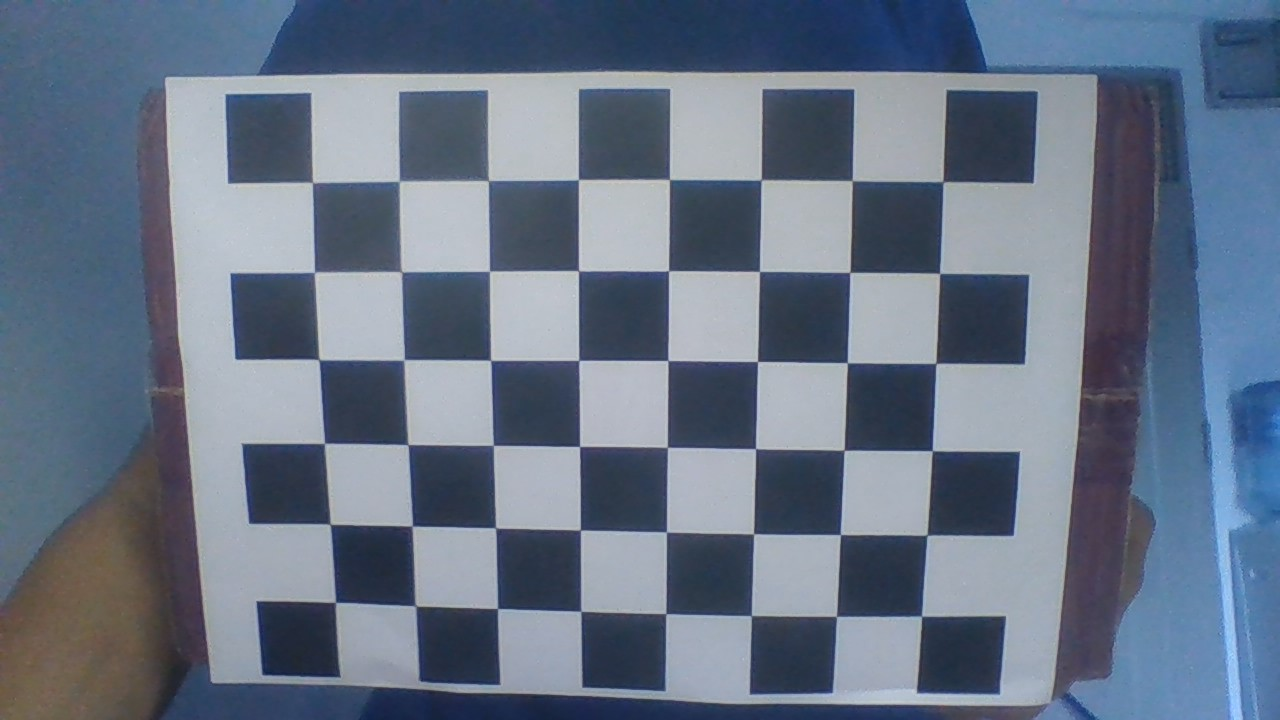
#> input picture camera calibration/image/1.jpg, 1280 x 720 px; its folder holds 5 pictures in this run
$ python src.py
#> lines starting #> are read from the running program, lines starting #| are printed output that depends on the picture; after the words box and inside, x2 and y2 are one past the last pixel; in counts of white or black regions, pixels touching at a corner belong together
import cv2
import os
import numpy as np

imageNum = 20
squareSize = 28  # 单个棋盘格大小，单位mm
boardSize = (6, 8)  # 网格内角点数
criteria = (cv2.TERM_CRITERIA_EPS + cv2.TERM_CRITERIA_MAX_ITER, 30, 0.001)
objpoints = []  # 在世界坐标系中的三维点
imgpoints = []  # 在图像平面的二维点
objp = np.zeros((6 * 8, 3), np.float32)
objp[:, :2] = np.mgrid[0:6, 0:8].T.reshape(-1, 2)
imagePath = './image'
for name in os.listdir(imagePath):
    img = cv2.imread(imagePath + '/' + name, 0)
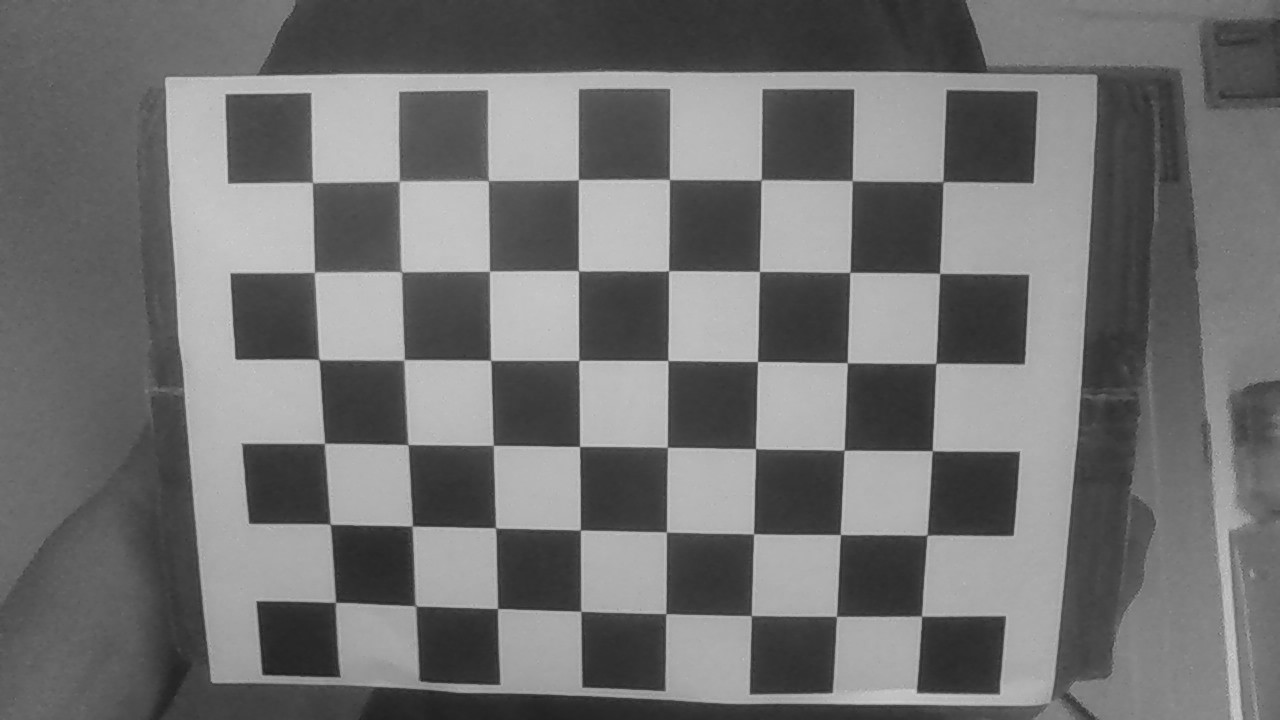
#> img: shape (720, 1280); min 29, max 207, mean 113.5
    img = cv2.resize(img, (1280, 720))
    ret, corners = cv2.findChessboardCorners(img, boardSize, None)
#> ret = True; corners = 48 rows, first 8: [335.5, 602.3], [330, 524.3], [324.5, 443.3], [318.7, 359.4], [314.6, 272.5], [312.6, 182.5], [416.5, 605.9], [412.2, 525.9]
    if ret == True:
        cv2.cornerSubPix(img, corners, (11, 11), (-1, -1), criteria)
        objpoints.append(objp)
        imgpoints.append(corners)
        cv2.drawChessboardCorners(img, boardSize, corners, ret)
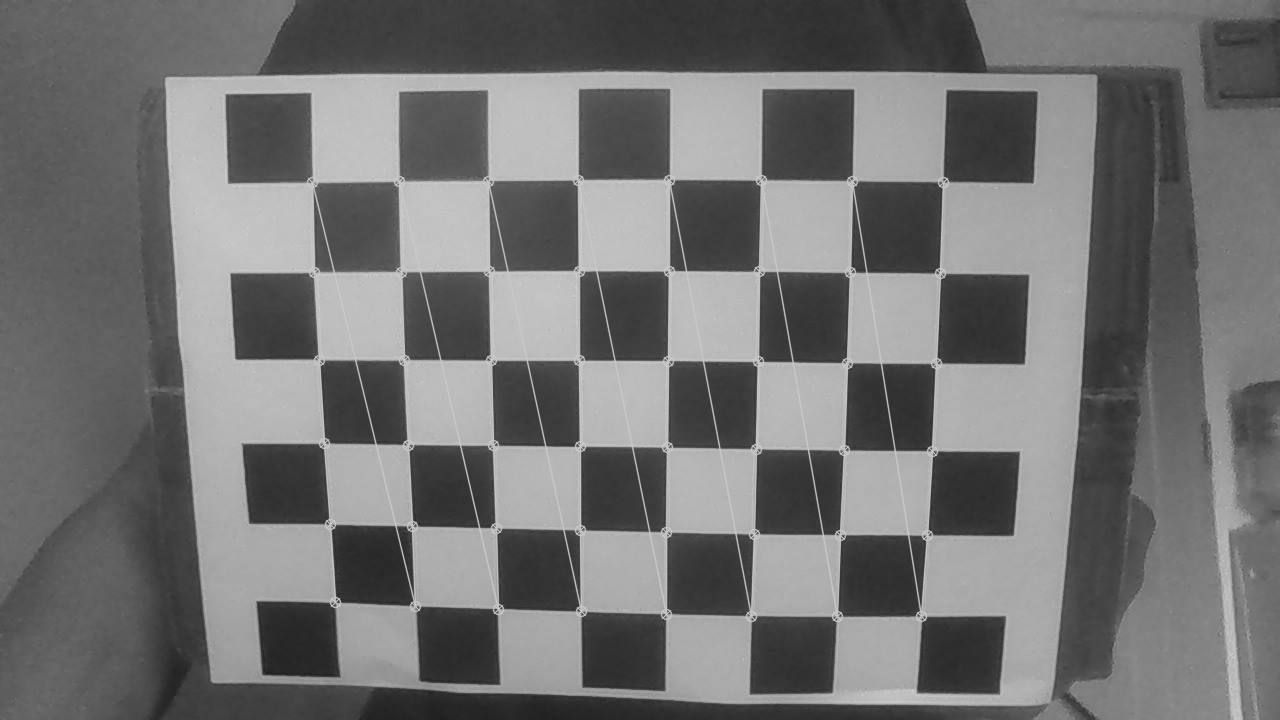
#> img: shape (720, 1280); 2.38% of pixels changed, all inside (x1, y1, x2, y2) = (306, 174, 950, 623)
#> pass 2 of the loop `for name in os.listdir(imagePath):`:
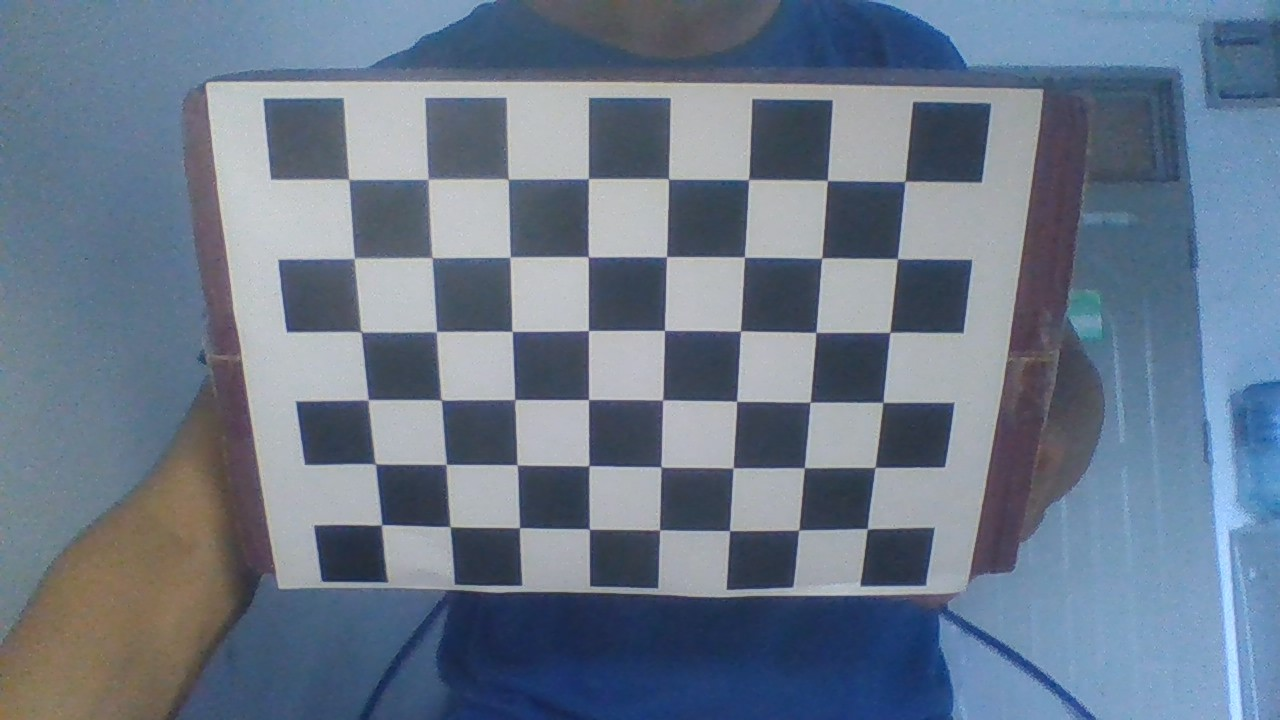
#> input picture camera calibration/image/10.jpg, 1280 x 720 px
#> `img = cv2.imread(imagePath + '/' + name, 0)`:
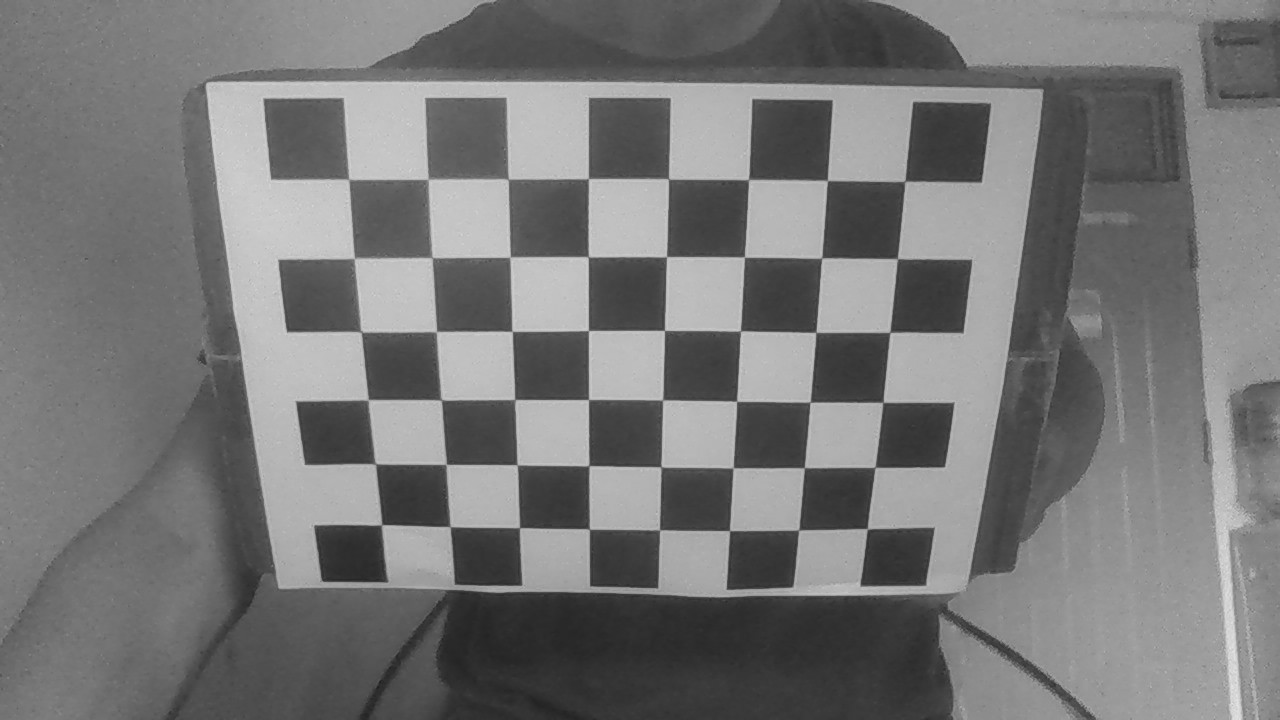
#> img: shape (720, 1280); min 30, max 230, mean 118.3
#> corners = 48 rows, first 8: [381.7, 524.7], [375.8, 463.7], [368.2, 399.6], [361.8, 332.1], [354.4, 258.6], [348.7, 179.5], [450.3, 526.8], [446.2, 464.2]
#> `cv2.drawChessboardCorners(img, boardSize, corners, ret)`:
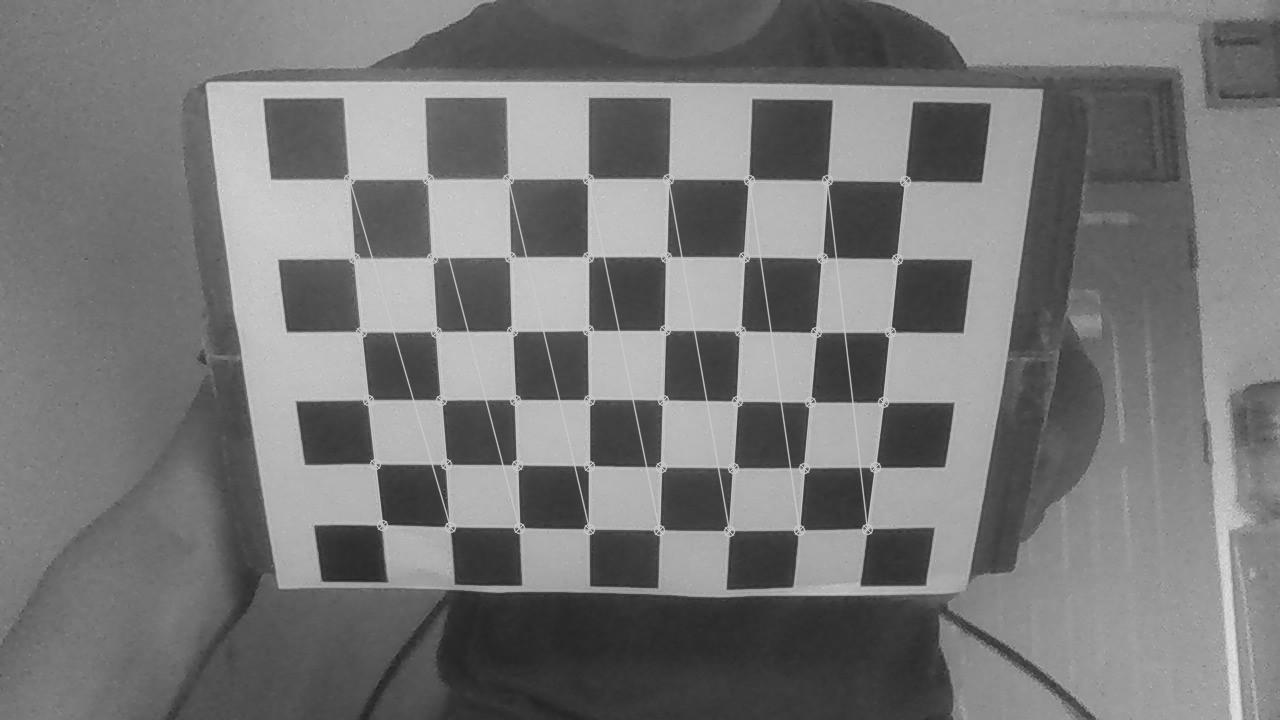
#> img: shape (720, 1280); 1.98% of pixels changed, all inside (x1, y1, x2, y2) = (343, 173, 912, 538)
#> pass 3 of the loop `for name in os.listdir(imagePath):`:
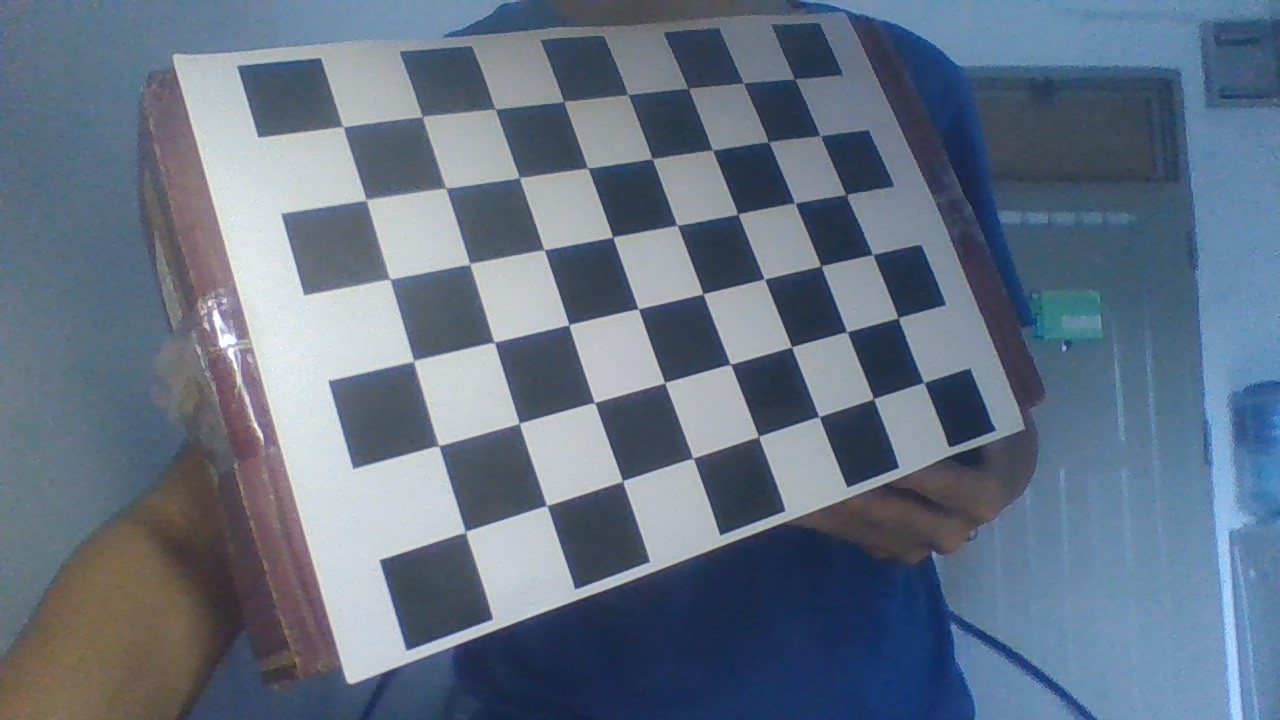
#> input picture camera calibration/image/11.jpg, 1280 x 720 px
#> `img = cv2.imread(imagePath + '/' + name, 0)`:
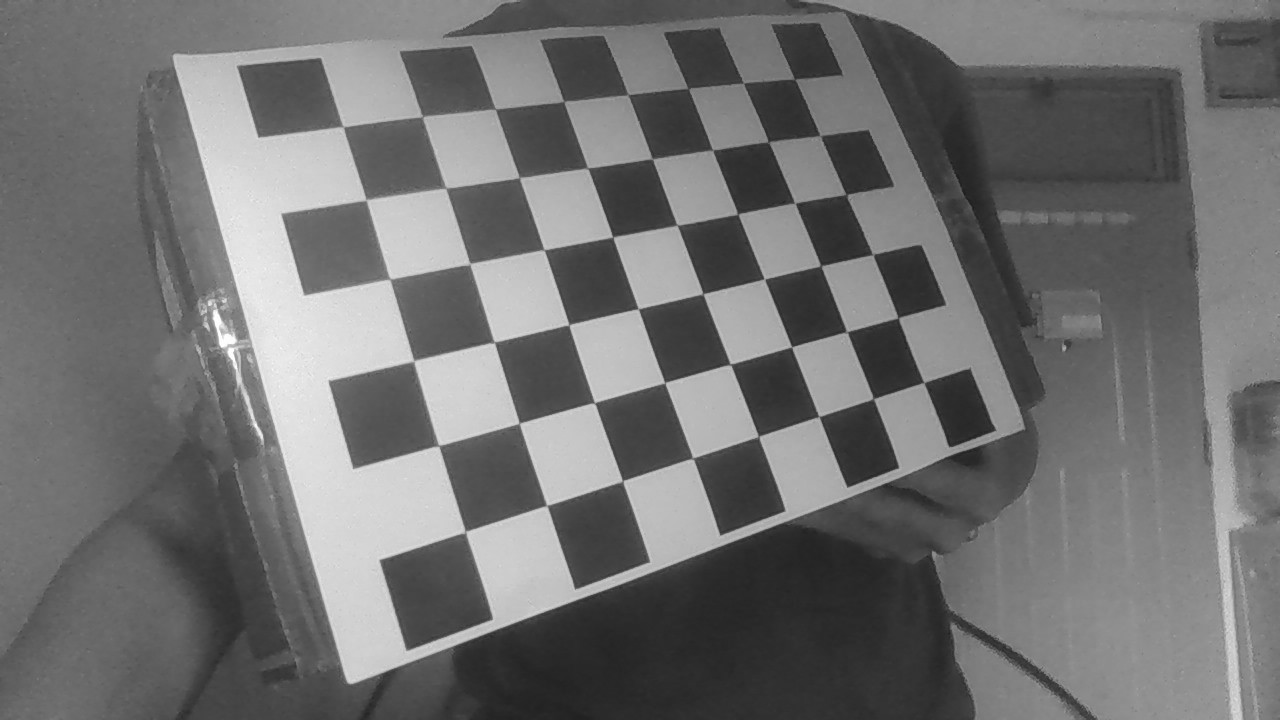
#> img: shape (720, 1280); min 27, max 255, mean 112.4
#> corners = 48 rows, first 8: [794.6, 79.44], [819.7, 135.6], [847.1, 194.7], [873.5, 254.9], [898.1, 318], [924.2, 382.8], [743.7, 83.19], [768, 142.2]
#> `cv2.drawChessboardCorners(img, boardSize, corners, ret)`:
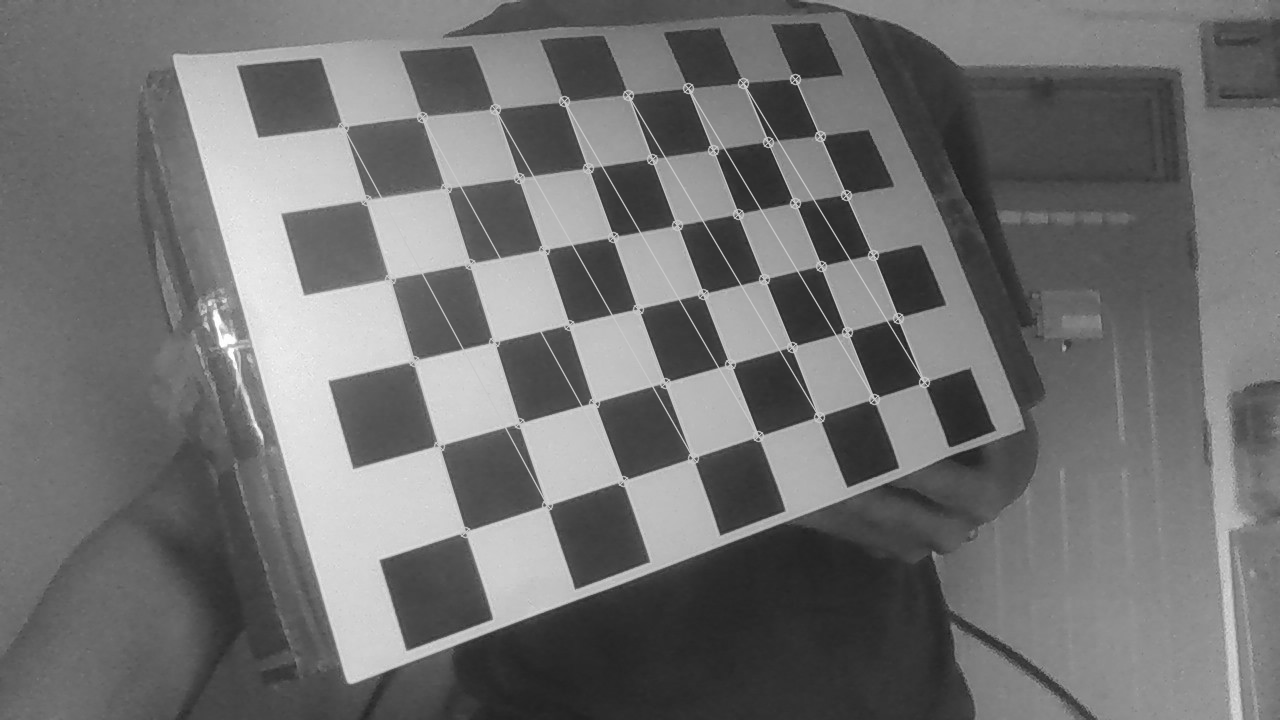
#> img: shape (720, 1280); 1.98% of pixels changed, all inside (x1, y1, x2, y2) = (337, 73, 931, 539)
#> the loop made 5 passes; the first 3 are shown
        # cv2.imshow('findCorners', img)
        # cv2.waitKey(1000)
cv2.destroyAllWindows()
ret, mtx, dist, rvecs, tvecs = cv2.calibrateCamera(objpoints, imgpoints, img.shape[::-1], None, None)
img2 = cv2.imread('./image/6.jpg')
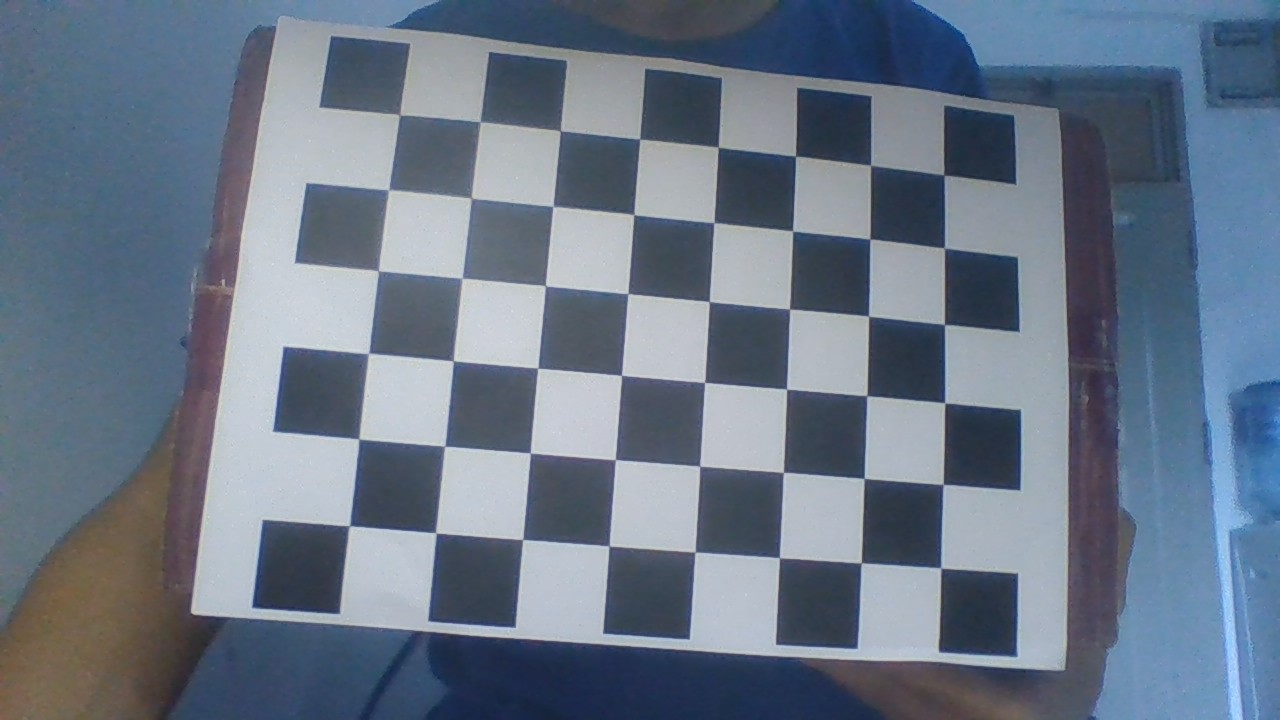
#> input picture camera calibration/image/6.jpg, 1280 x 720 px
#> img2 is the input picture: shape (720, 1280, 3); mean B, G, R 134.9, 118, 105.2
h, w = img2.shape[:2]
#> h = 720; w = 1280
newcameramtx, roi = cv2.getOptimalNewCameraMatrix(mtx, dist, (w, h), 0, (w, h))
dst = cv2.undistort(img2, mtx, dist, None, newcameramtx)
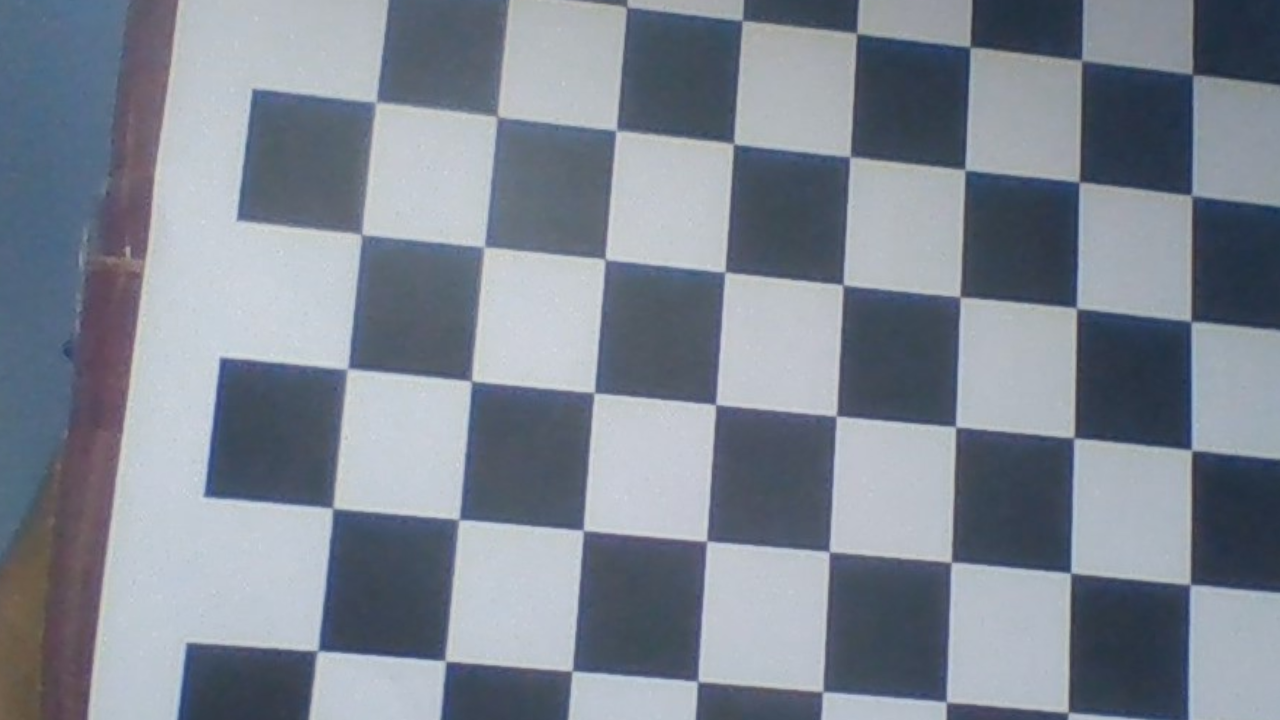
#> dst: shape (720, 1280, 3); mean B, G, R 146.3, 134.4, 126.4

print("ret:", ret)
print("mtx:\n", mtx)  # 内参数矩阵
print("dist:\n", dist)  # 畸变系数   distortion cofficients = (k_1,k_2,p_1,p_2,k_3)
print("rvecs:\n", rvecs)  # 旋转向量  # 外参数
print("tvecs:\n", tvecs)  # 平移向量  # 外参数

cv2.imshow('src', img2)
cv2.imshow('calib_result', dst)
cv2.waitKey(0)
